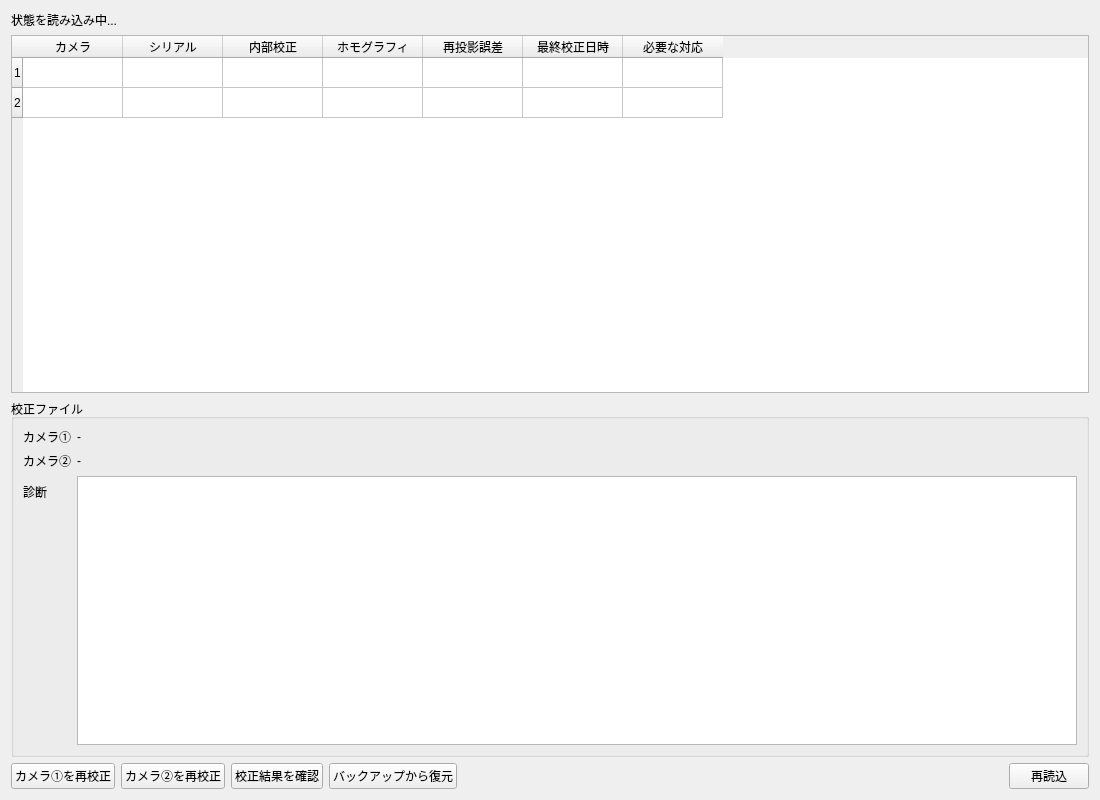
<?xml version="1.0" encoding="UTF-8"?>
<ui version="4.0">
 <class>CalibrationSettingsPage</class>
 <widget class="QWidget" name="CalibrationSettingsPage">
  <property name="geometry">
   <rect>
    <x>0</x>
    <y>0</y>
    <width>1100</width>
    <height>800</height>
   </rect>
  </property>
  <property name="windowTitle">
   <string>校正・位置調整</string>
  </property>
  <layout class="QVBoxLayout" name="calibrationSettingsRootLayout">
   <item>
    <widget class="QLabel" name="calibrationNextActionLabel">
     <property name="text">
      <string>状態を読み込み中...</string>
     </property>
     <property name="wordWrap">
      <bool>true</bool>
     </property>
    </widget>
   </item>
   <item>
    <widget class="QTableWidget" name="calibrationTableWidget">
     <property name="columnCount">
      <number>7</number>
     </property>
     <property name="rowCount">
      <number>2</number>
     </property>
     <property name="editTriggers">
      <set>QAbstractItemView::NoEditTriggers</set>
     </property>
     <column>
      <property name="text">
       <string>カメラ</string>
      </property>
     </column>
     <column>
      <property name="text">
       <string>シリアル</string>
      </property>
     </column>
     <column>
      <property name="text">
       <string>内部校正</string>
      </property>
     </column>
     <column>
      <property name="text">
       <string>ホモグラフィ</string>
      </property>
     </column>
     <column>
      <property name="text">
       <string>再投影誤差</string>
      </property>
     </column>
     <column>
      <property name="text">
       <string>最終校正日時</string>
      </property>
     </column>
     <column>
      <property name="text">
       <string>必要な対応</string>
      </property>
     </column>
    </widget>
   </item>
   <item>
    <widget class="QGroupBox" name="calibrationDetailGroupBox">
     <property name="title">
      <string>校正ファイル</string>
     </property>
     <layout class="QFormLayout" name="calibrationDetailFormLayout">
      <item row="0" column="0">
       <widget class="QLabel" name="calibrationCamera0FilesLabel">
        <property name="text">
         <string>カメラ①</string>
        </property>
       </widget>
      </item>
      <item row="0" column="1">
       <widget class="QLabel" name="calibrationCamera0FilesValueLabel">
        <property name="text">
         <string>-</string>
        </property>
        <property name="wordWrap">
         <bool>true</bool>
        </property>
       </widget>
      </item>
      <item row="1" column="0">
       <widget class="QLabel" name="calibrationCamera1FilesLabel">
        <property name="text">
         <string>カメラ②</string>
        </property>
       </widget>
      </item>
      <item row="1" column="1">
       <widget class="QLabel" name="calibrationCamera1FilesValueLabel">
        <property name="text">
         <string>-</string>
        </property>
        <property name="wordWrap">
         <bool>true</bool>
        </property>
       </widget>
      </item>
      <item row="2" column="0">
       <widget class="QLabel" name="calibrationIssuesLabel">
        <property name="text">
         <string>診断</string>
        </property>
       </widget>
      </item>
      <item row="2" column="1">
       <widget class="QTextEdit" name="calibrationIssuesTextEdit">
        <property name="readOnly">
         <bool>true</bool>
        </property>
        <property name="minimumSize">
         <size>
          <width>0</width>
          <height>140</height>
         </size>
        </property>
       </widget>
      </item>
     </layout>
    </widget>
   </item>
   <item>
    <layout class="QHBoxLayout" name="calibrationActionLayout">
     <item>
      <widget class="QPushButton" name="recalibrateCamera0Button">
       <property name="text">
        <string>カメラ①を再校正</string>
       </property>
      </widget>
     </item>
     <item>
      <widget class="QPushButton" name="recalibrateCamera1Button">
       <property name="text">
        <string>カメラ②を再校正</string>
       </property>
      </widget>
     </item>
     <item>
      <widget class="QPushButton" name="reviewCalibrationButton">
       <property name="text">
        <string>校正結果を確認</string>
       </property>
      </widget>
     </item>
     <item>
      <widget class="QPushButton" name="restoreCalibrationButton">
       <property name="text">
        <string>バックアップから復元</string>
       </property>
       <property name="toolTip">
        <string>Restore machine calibration files from a verified backup</string>
       </property>
      </widget>
     </item>
     <item>
      <spacer name="calibrationActionSpacer">
       <property name="orientation">
        <enum>Qt::Horizontal</enum>
       </property>
       <property name="sizeHint" stdset="0">
        <size>
         <width>40</width>
         <height>20</height>
        </size>
       </property>
      </spacer>
     </item>
     <item>
      <widget class="QPushButton" name="refreshCalibrationButton">
       <property name="text">
        <string>再読込</string>
       </property>
      </widget>
     </item>
    </layout>
   </item>
  </layout>
 </widget>
 <resources/>
 <connections/>
</ui>
